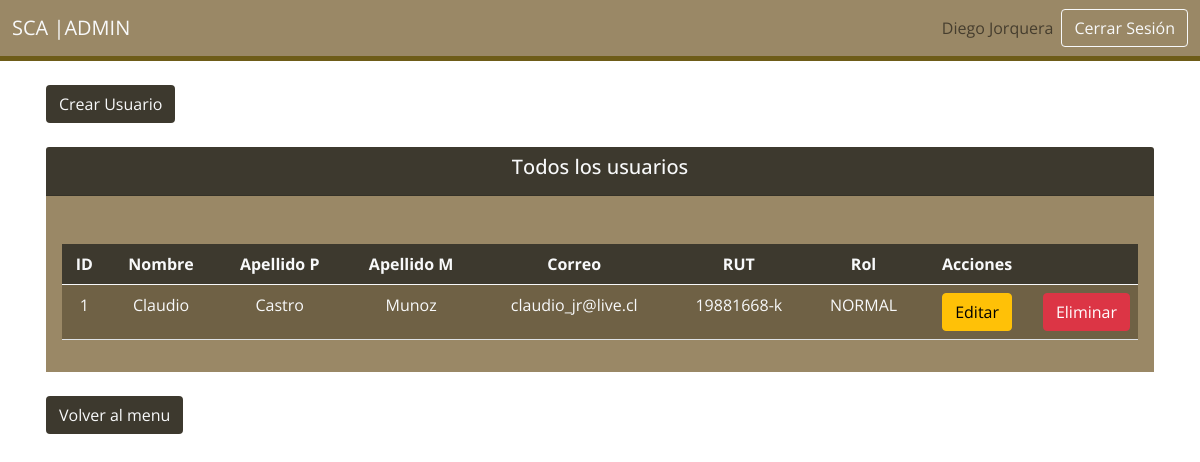
The app's page /listaruser.php (signed in) with its own data.
### tables this page shows
CREATE TABLE usuario (
	id INT PRIMARY KEY AUTO_INCREMENT,
    nombre VARCHAR(50),
    ap_paterno VARCHAR(30),
    ap_materno VARCHAR(30),
    pass VARCHAR(50),
    correo VARCHAR(50),
    rut VARCHAR(50),
    rol VARCHAR(20)
);

### listaruser.php (the view, shortened to what this page needs)
<!DOCTYPE html>
<html lang="en">
<?php
if(isset($_SESSION['user'])){
  $userID=$_SESSION['user']['id'];
}else{
    header("Location: index.php");
    $_SESSION['accessURL']=1;
}
?>
<body>
    <?php require_once('controller/database/conexion.php') ?>
    <?php require_once('imports/nav.php') ?>
    <div class="container my-3 p-3 mt-2"  >
    <a href="crearuser.php" style="background-color: #3D392E ;" class="btn text-light  ">Crear Usuario</a>
        <div class="row" >
            <div class="col-12 text-center"  >
            <br>
            <div class="" >
          <div class="card-header text-light" style="background-color: #3D392E  ;"     >
            <h5>Todos los usuarios</h5>
          </div>
          <div class="card-body" style="background-color: #9a8866;opacity: 1;">
          <div class="row mx-auto">
          <table id="table_armas" class="table content-table table-hover table-striped" style="width:100%;background-color:#756649 ;">
                    <thead>
                        <tr class=" text-light" style="background-color: #3D392E  ;">
                            <th>ID</th>
                            <th>Nombre</th>
                            <th>Apellido P</th>
                            <th>Apellido M</th>
                            <th>Correo</th>
                            <th>RUT</th>
                            <th>Rol</th>
                            <th>Acciones</th>
                            <th style="width: 100px;"></th>
                        </tr>
                    </thead>
                    <tbody>
                    <?php
                      $sql = "SELECT * FROM usuario WHERE id !=$userID  LIMIT 5;";
                      $statement = $ConexionBD->query($sql);
                      while ($row = $statement->fetch_assoc()) {
                      ?>
                          <tr class="text-light">
                              <td><?= $row["id"] ?></td>
                              <td><?= $row["nombre"] ?></td>
                              <td><?= $row["ap_paterno"] ?></td>
                              <td><?= $row["ap_materno"] ?></td>
                              <td><?= $row["correo"] ?></td>
                              <td><?= $row["rut"] ?></td>
                              <td><?= $row["rol"] ?></td>
                              <td>
                              <button class="btn btn-warning" data-bs-toggle="modal" data-bs-target="#modal_editar_arma" data-bs-whatever="<?= $id; ?>">Editar<i class="far fa-edit"></i></button>
                              </td>
                              <td>  <button class="btn btn-danger" data-bs-toggle="modal" data-bs-target="#modal_eliminar_arma" data-bs-whatever="<?= $id; ?>" >Eliminar<i class="far fa-trash-alt"></i></button></td>
                          </tr>
                      <?php } ?>
                    </tbody>
                </table>
                </div>
                </div >
          </div>
        </div>
            </div>
            <br>
            <a href="menuadmin.php" style="background-color: #3D392E ;" class="btn text-light ">Volver al menu</a>
        </div>
    <link rel="stylesheet" type="text/css" href="https://cdn.datatables.net/v/bs4/dt-1.10.24/sl-1.3.3/datatables.min.css" />
</body>
</html>

### estilos.css (style rules this page uses)
* { font-family: 'Open Sans', sans-serif; }

### records on screen
usuario: id "1", nombre "Claudio", ap_paterno "Castro", ap_materno "Munoz", correo "claudio_jr@live.cl", rut "19881668-k", rol "NORMAL"

### other values on screen
$userRol "ADMIN"
$userName "Diego"
$userAp "Jorquera"
